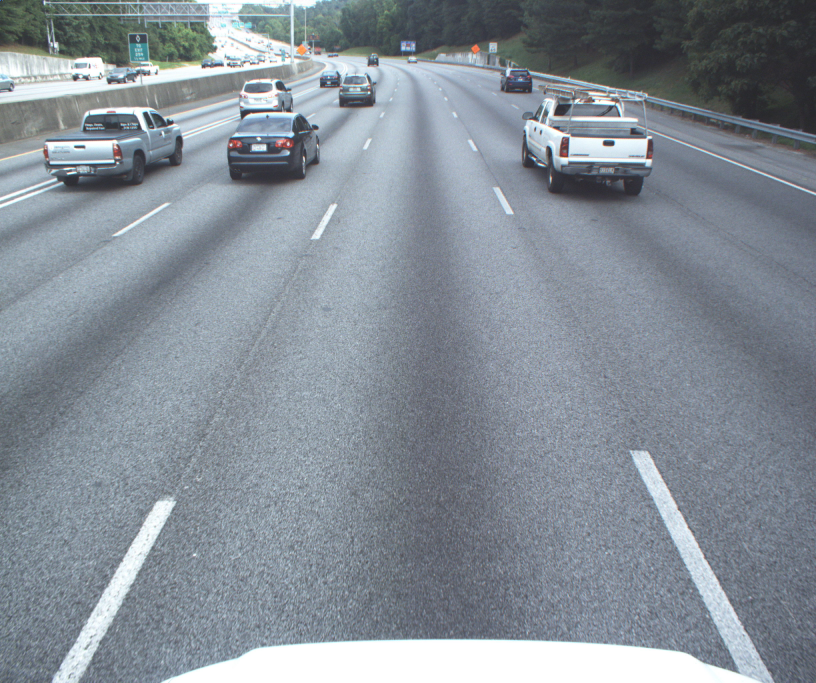
#> input picture Submission 2.0/0002878.jpg, 2448 x 2048 px, found by its file name (shown at 1/3 size)
$ python perspective_transfrom.py
#> lines starting #> are read from the running program, lines starting #| are printed output that depends on the picture; after the words box and inside, x2 and y2 are one past the last pixel; in counts of white or black regions, pixels touching at a corner belong together
### Submission 2.0/Testing Code/settings.py
import cv2

image=cv2.imread("0002878.jpg")
#> image is the input picture: shape (2048, 2448, 3); mean B, G, R 151.8, 142.7, 133.8

IMAGE_H,IMAGE_W,_=image.shape
#> IMAGE_H = 2048; IMAGE_W = 2448
print(IMAGE_H)
#| 2048
print(IMAGE_W)
#| 2448
ORIGINAL_SIZE = IMAGE_W, IMAGE_H
#> ORIGINAL_SIZE = (2448, 2048)
UNWARPED_SIZE = 500, 600

### Submission 2.0/Testing Code/perspective_transfrom.py
import matplotlib.pyplot as plt
import matplotlib.image as pimg
import settings
import numpy as np
import cv2
import pickle

#images used to find the vanishing point
straight_images = ["0002878.jpg", "0002879.jpg"]
roi_points = np.array([[0, settings.ORIGINAL_SIZE[1]-50],[settings.ORIGINAL_SIZE[0],settings.ORIGINAL_SIZE[1]-50],
       [settings.ORIGINAL_SIZE[0]//2,settings.ORIGINAL_SIZE[1]//2+50]], dtype=np.int32)
roi = np.zeros((settings.ORIGINAL_SIZE[1], settings.ORIGINAL_SIZE[0]), dtype=np.uint8)
cv2.fillPoly(roi, [roi_points], 1)
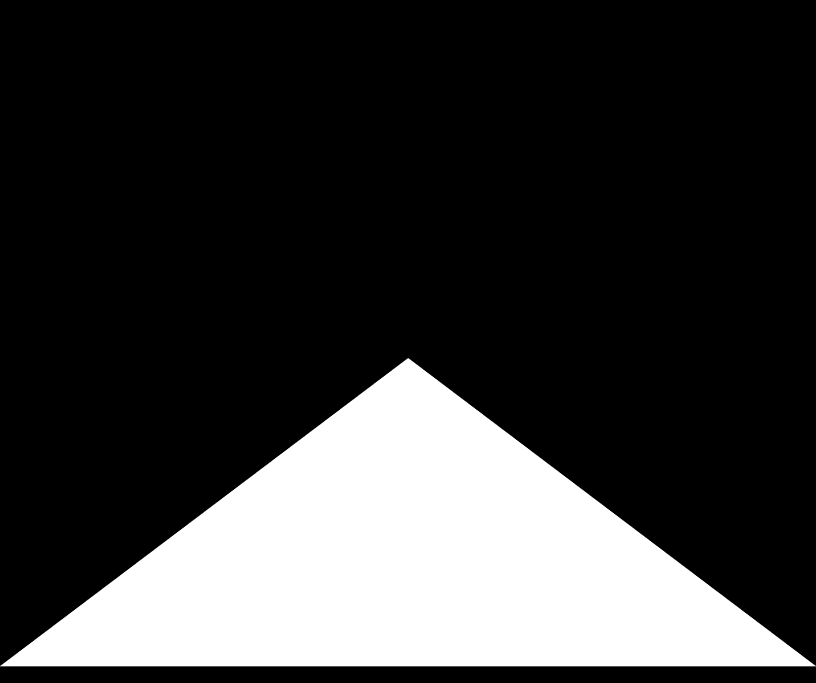
#> roi: shape (2048, 2448) (shown at 1/3 size); values 0 (black) and 1 (white), 22.6% white; 1 white region, box (x1, y1, x2, y2) and area: (0, 1074, 2448, 1999) 1132956

#> (the run stopped early here; a loop or call above may not have finished)
